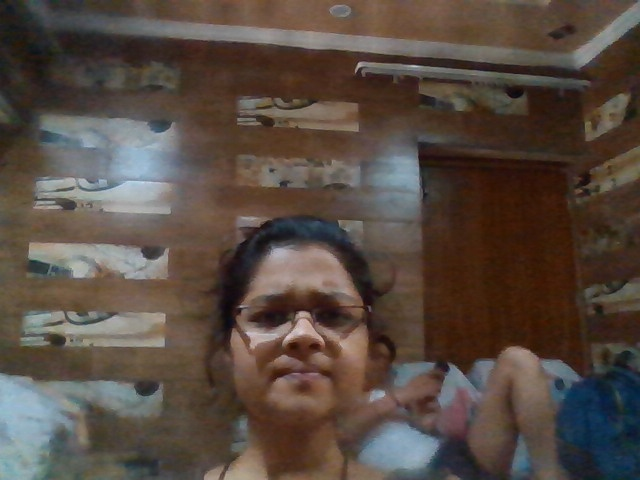
#> input picture Moving Object Detection using CV/imageFromCamera.jpg, 640 x 480 px, given in place of the camera
$ jupyter execute 'Moving Object Detection.ipynb'   (text cells are left out)
#> lines starting #> are read from the running program, lines starting #| are printed output that depends on the picture
[cell 1]
import cv2
import time
import imutils

[cell 2]
# Image click
cam = cv2.VideoCapture(0)
time.sleep(1)
_, img = cam.read()
#> img is the input picture: shape (480, 640, 3); mean B, G, R 66, 74.5, 87.2
cv2.imwrite('imageFromCamera.jpg', img)

cam.release()

[cell 3]
cam = cv2.VideoCapture(0)
time.sleep(1)

while True:
    _, video = cam.read()
    cv2.imshow('cameraFeed', video)
    # with the help of AND opn. it will give you 8 bit data
    key = cv2.waitKey(1) & 0xFF
#> (key q is pressed here)
    if key == ord('q'): # to quit the camera
        break

cam.release()
cv2.destroyAllWindows()

[cell 4]
cam = cv2.VideoCapture(0)
time.sleep(1)

firstFrame = None
# area will help in identifying how many changes between two frames
# threshold of change in area
area = 500

while True:
    _, img = cam.read()

    # initialize text to display there
    text = 0
    # resizing frame in real time
    img = imutils.resize(img, width=500)
#> img: shape (375, 500, 3)
    grayImg = cv2.cvtColor(img, cv2.COLOR_BGR2GRAY)
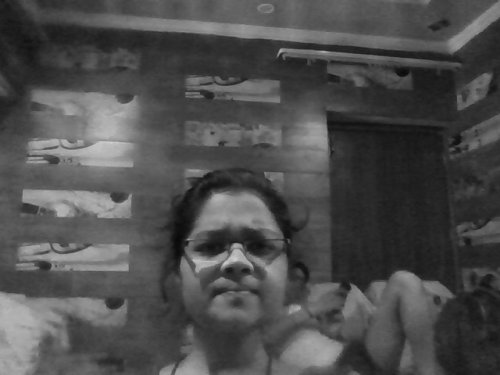
#> grayImg: shape (375, 500); min 9, max 211, mean 77.4
    gaussianImg = cv2.GaussianBlur(grayImg, (21,21), 0)
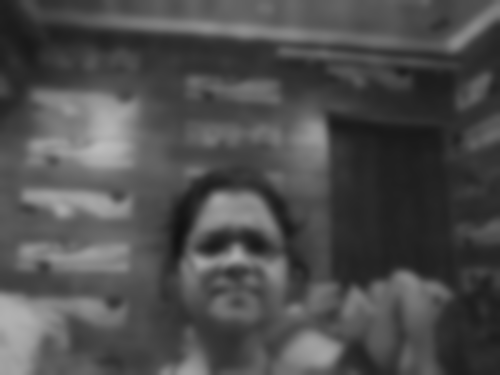
#> gaussianImg: shape (375, 500); min 18, max 188, mean 77.4

    # obtain the first frame
    if firstFrame is None:
        firstFrame = gaussianImg
        continue

    # compare every time first frame with the background image
    imgDiff = cv2.absdiff(firstFrame, gaussianImg)

    # after doing Gaussian diff. find out the Threshold
    threshImg = cv2.threshold(imgDiff, 25, 255, cv2.THRESH_BINARY)[1]
    # apply dialation - it will expand
    threshImg = cv2.dilate(threshImg, None, iterations = 2)

    # counters will be helpful for finding out the neighbouring pixels
    cnts = cv2.findContours(threshImg.copy(), cv2.RETR_EXTERNAL, cv2.CHAIN_APPROX_SIMPLE)
    cnts = imutils.grab_contours(cnts)
    for c in cnts:
        if cv2.contourArea(c) < area:
            continue
        (x, y, w, h) = cv2.boundingRect(c)
        cv2.rectangle(img, (x, y), (x + w, y + h), (0,255,0), 2)
        text += 1
        print(text)
    cv2.putText(img, str(text), (10,20),
               cv2.FONT_HERSHEY_SIMPLEX, 0.5, (0,0,255), 2)

    cv2.imshow('cameraFeed', img)
    # with the help of AND oprn. it will give you 8 bit data
    key = cv2.waitKey(1) & 0xFF
    if key == ord('q'): # to quit the camera
        break

cam.release()
cv2.destroyAllWindows()
